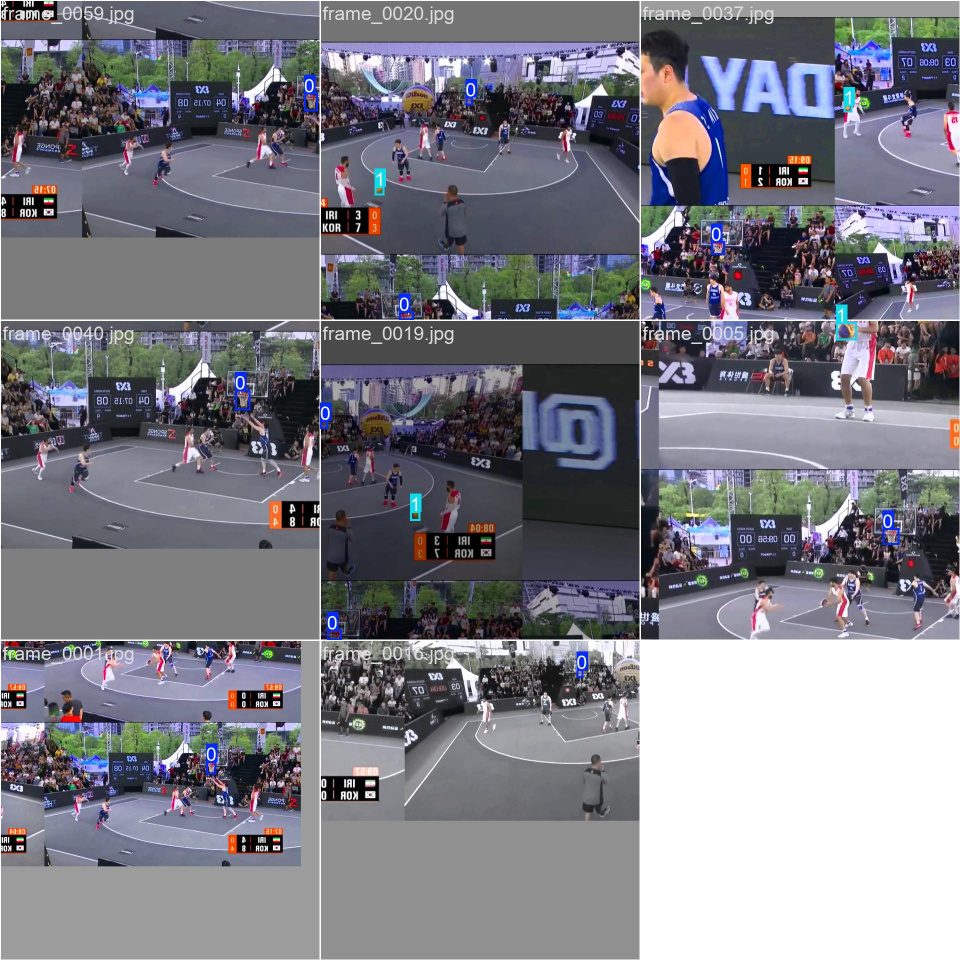
#> input picture runs/detect/basketball_yolo_model4/train_batch0.jpg, 1920 x 1920 px (shown at 1/2 size)
$ python -i test.py   (imports and definitions only)
#> lines starting #> are read from the running program, lines starting #| are printed output that depends on the picture; after the words box and inside, x2 and y2 are one past the last pixel; in counts of white or black regions, pixels touching at a corner belong together
#> further down, picture is the input picture: shape (1920, 1920, 3); mean B, G, R 132.2, 123.5, 123.7
# run_score_detection_test.py

import cv2
import numpy as np
import os
import tempfile
from io import BytesIO
import base64
import time
from datetime import datetime

# [153 lines left out: functions run_score_detection, detect_scores_with_tracking, detect_score_pattern, detect_motion_intensity, not called in this run]

def detect_basketball_colors(frame):
    try:
        hsv = cv2.cvtColor(frame, cv2.COLOR_BGR2HSV)
#> hsv: shape (1920, 1920, 3); mean H, S, V 77.1, 40.7, 136.7
        orange_mask = cv2.inRange(hsv, np.array([5, 50, 50]), np.array([25, 255, 255]))
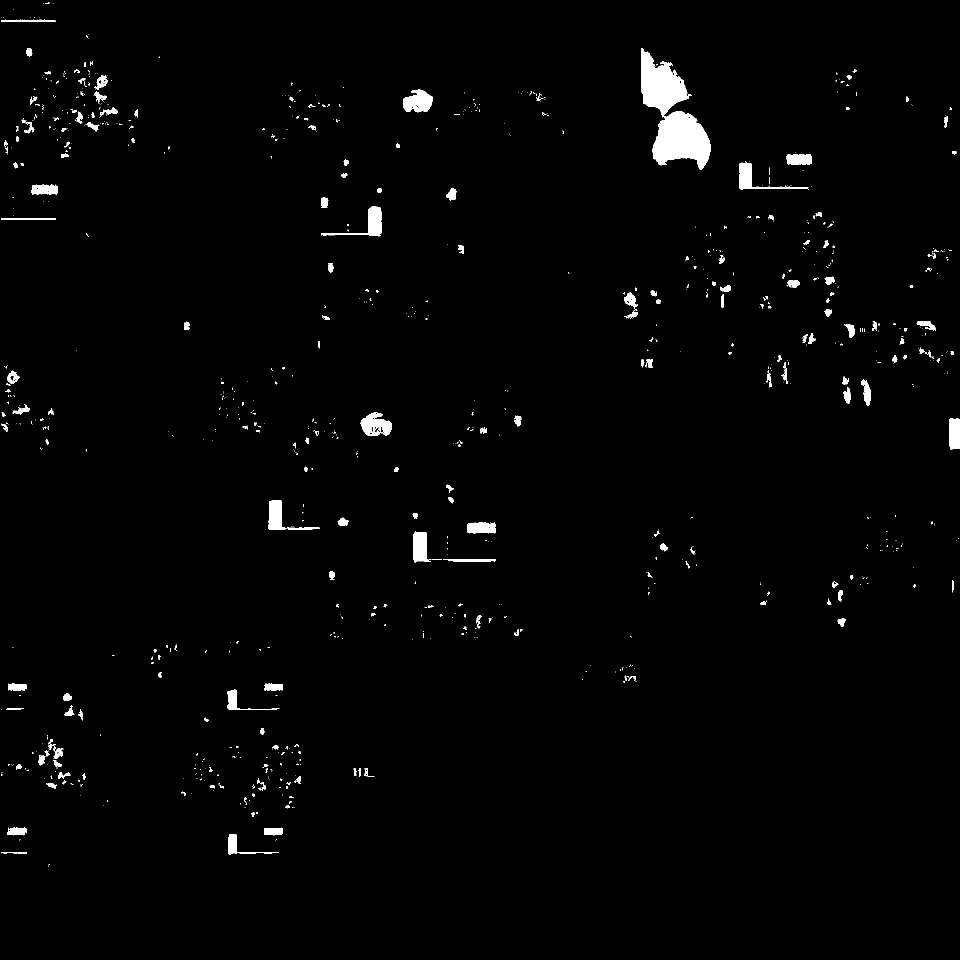
#> orange_mask: shape (1920, 1920) (shown at 1/2 size); 1.5% white; 988 white regions (762 under 20 px), largest, box (x1, y1, x2, y2) and area: (1305, 223, 1422, 340) 9136, (1282, 96, 1384, 235) 7327, (806, 179, 866, 225) 1923
        red_mask1 = cv2.inRange(hsv, np.array([0, 50, 50]), np.array([10, 255, 255]))
#> red_mask1: shape (1920, 1920); 1.2% white; 1454 white regions (1163 under 20 px), largest, box (x1, y1, x2, y2) and area: (1282, 123, 1365, 208) 3285, (826, 1062, 989, 1125) 1889, (642, 413, 764, 472) 1691
        red_mask2 = cv2.inRange(hsv, np.array([170, 50, 50]), np.array([180, 255, 255]))
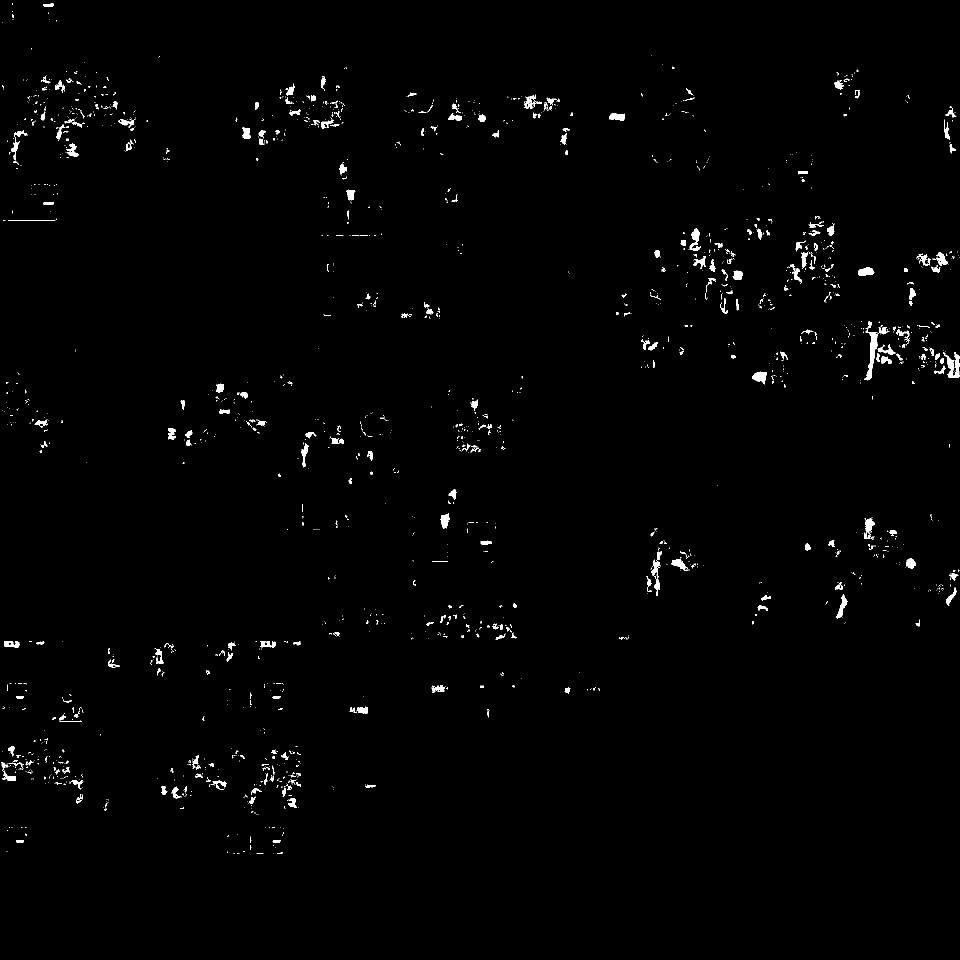
#> red_mask2: shape (1920, 1920) (shown at 1/2 size); 0.99% white; 1857 white regions (1543 under 20 px), largest, box (x1, y1, x2, y2) and area: (1728, 643, 1756, 761) 1062, (1887, 704, 1919, 756) 798, (1302, 1119, 1321, 1192) 486
        red_mask = red_mask1 + red_mask2
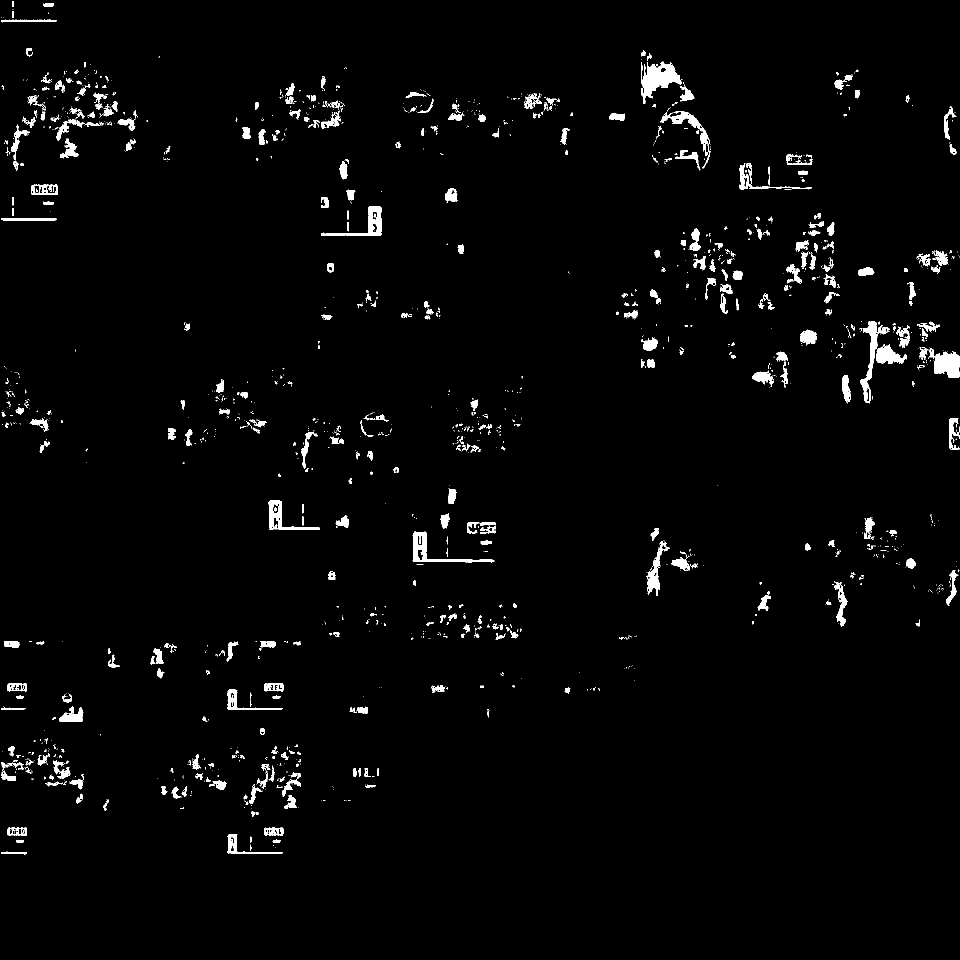
#> red_mask: shape (1920, 1920) (shown at 1/2 size); 2.2% white; 1717 white regions (1284 under 20 px), largest, box (x1, y1, x2, y2) and area: (1282, 123, 1365, 208) 3314, (1868, 702, 1919, 756) 2105, (1720, 643, 1766, 807) 1965
        orange_ratio = np.sum(orange_mask) / (frame.shape[0] * frame.shape[1] * 255)
#> orange_ratio = 0.0152
        red_ratio = np.sum(red_mask) / (frame.shape[0] * frame.shape[1] * 255)
#> red_ratio = 0.0222
        return min((orange_ratio + red_ratio) * 10, 1.0)
    except:
        return 0.0

# [58 lines left out: functions create_clip_file, test_with_local_video, not called in this run]

# [2 lines not run here, left out]

>>> import cv2
>>> picture = cv2.imread('runs/detect/basketball_yolo_model4/train_batch0.jpg')
>>> result = detect_basketball_colors(picture)
#> result = 0.374

$ run again, on runs/detect/basketball_yolo_model4/train_batch1.jpg
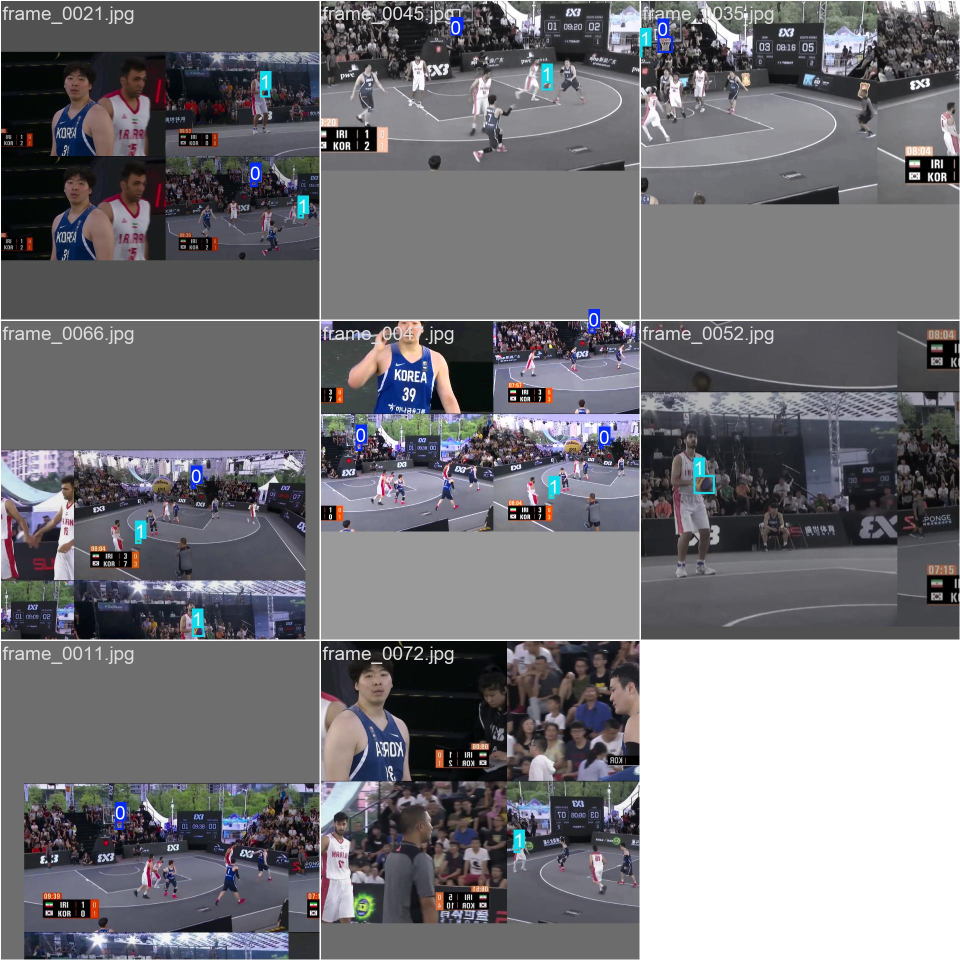
#> input picture runs/detect/basketball_yolo_model4/train_batch1.jpg, 1920 x 1920 px (shown at 1/2 size)
#> picture is the input picture: shape (1920, 1920, 3); mean B, G, R 120.7, 115.9, 116.8
#> hsv: shape (1920, 1920, 3); mean H, S, V 65.2, 30, 123.5
#> in detect_basketball_colors, `orange_mask = cv2.inRange(hsv, np.array([5, 50, 50]), np.array([25, 25..`:
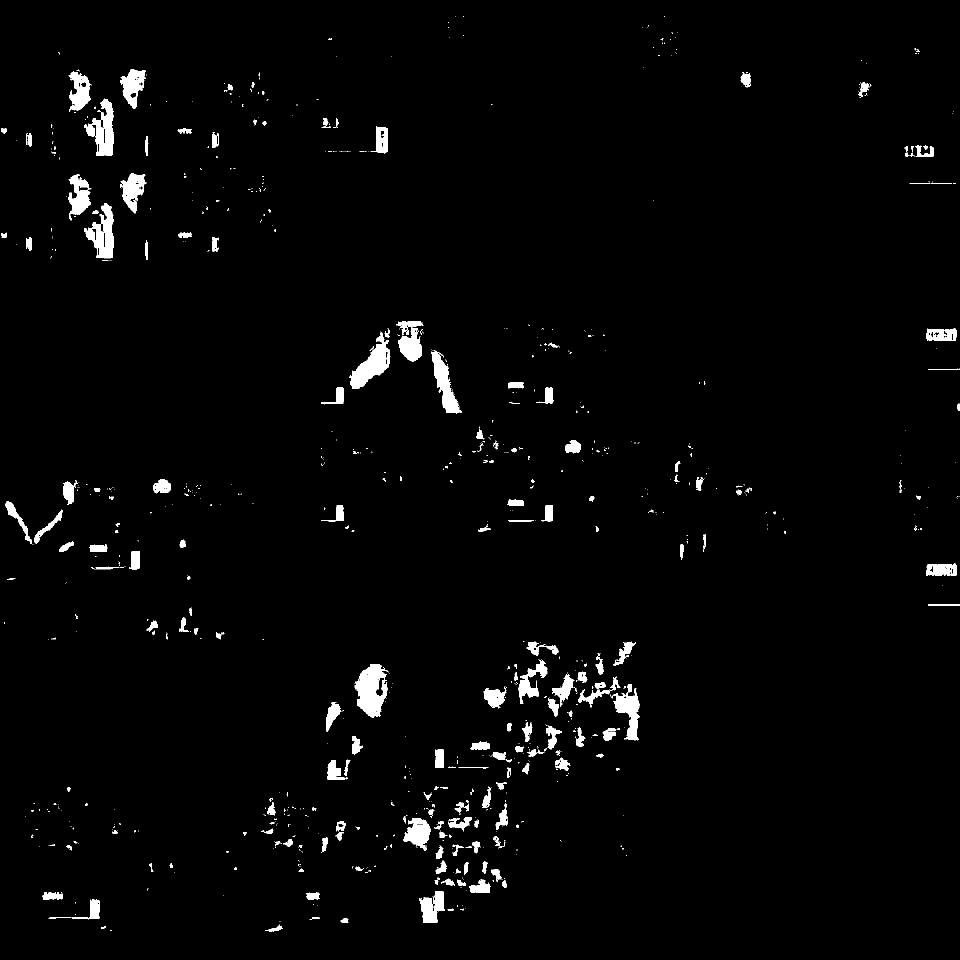
#> orange_mask: shape (1920, 1920) (shown at 1/2 size); 2.2% white; 986 white regions (765 under 20 px), largest, box (x1, y1, x2, y2) and area: (710, 1328, 778, 1436) 4547, (699, 663, 781, 778) 3810, (168, 197, 228, 312) 3447
#> red_mask1: shape (1920, 1920); 2% white; 1343 white regions (1097 under 20 px), largest, box (x1, y1, x2, y2) and area: (167, 405, 228, 521) 4341, (167, 197, 228, 312) 4317, (1222, 1365, 1279, 1481) 2960
#> red_mask2: shape (1920, 1920); 0.83% white; 1611 white regions (1366 under 20 px), largest, box (x1, y1, x2, y2) and area: (11, 1026, 37, 1157) 1281, (65, 1114, 110, 1142) 910, (308, 155, 335, 210) 811
#> in detect_basketball_colors, `red_mask = red_mask1 + red_mask2`:
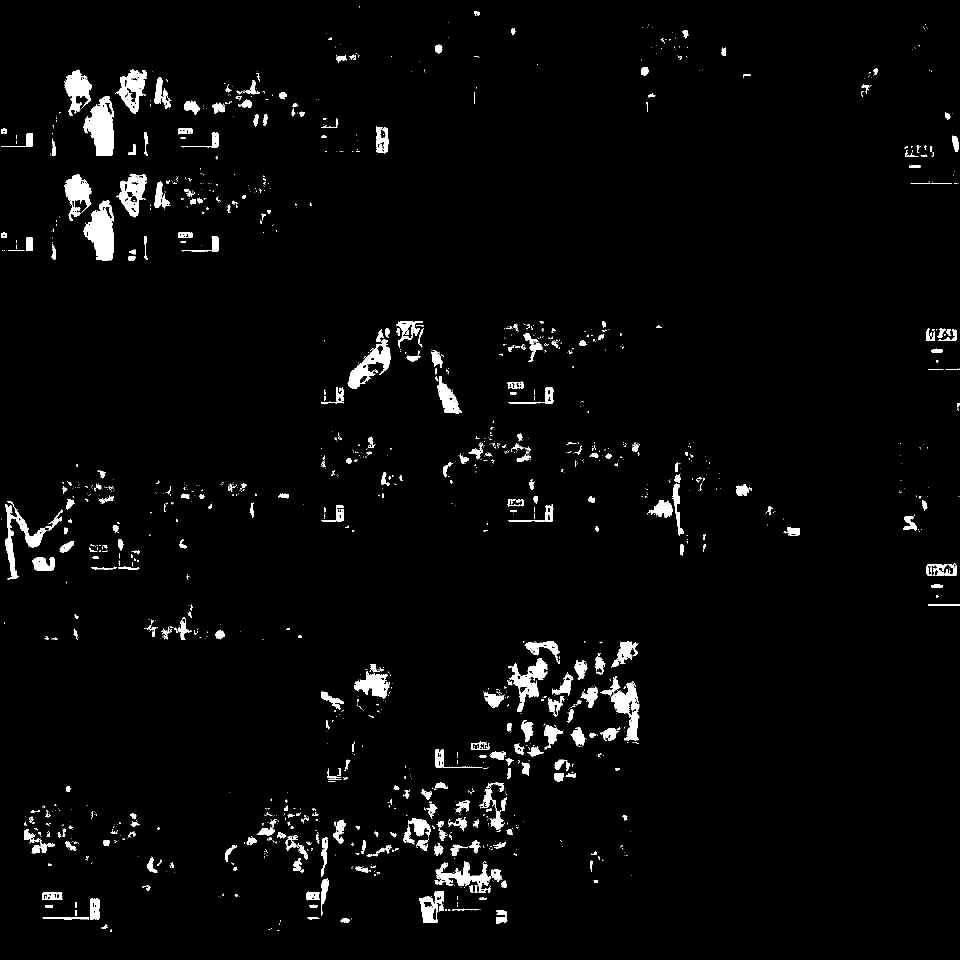
#> red_mask: shape (1920, 1920) (shown at 1/2 size); 2.9% white; 1663 white regions (1282 under 20 px), largest, box (x1, y1, x2, y2) and area: (167, 192, 228, 312) 4594, (167, 400, 228, 521) 4576, (11, 1008, 125, 1159) 3155
#> orange_ratio = 0.0222
#> red_ratio = 0.0286
#> result = 0.508
